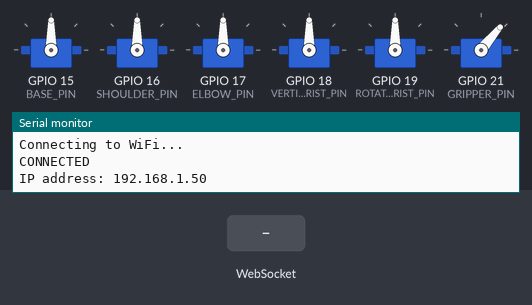
A program run on a simulated ESP32. Shown: 6 × servo, the last lines printed to the serial monitor. The inputs (shaded band) are chosen by the test bench. WiFi joins after 1.5 s; servers stay silent unless stated.

Above: at 3.2 s.
3.3 s: WebSocket text "SHIFT" received
At 3.6 s:
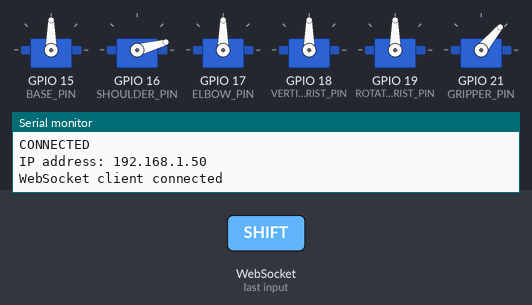
4.8 s: WebSocket text "G" received
At 5.9 s:
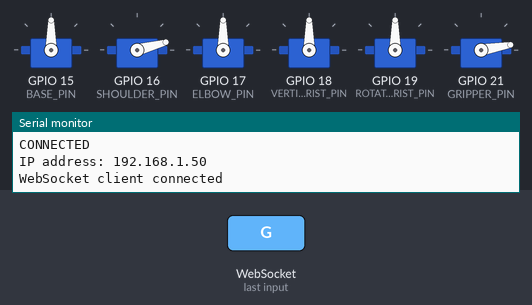
Timing chart, 0 to 7.8 s (numbered marks = the images above; inputs shaded):
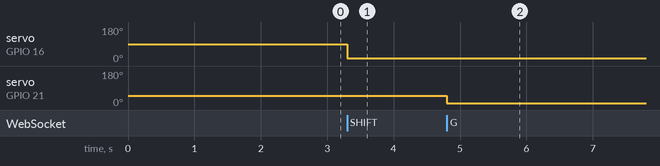

The program:

main.cpp
```cpp
#include <Arduino.h>
#include <ESP32Servo.h>
#include <ESPAsyncWebServer.h>
#include <AsyncTCP.h>
#include <index_html.h>

const char* ssid = "moto20";
const char* password = "parque2021";

const uint8_t BASE_PIN = 15, SHOULDER_PIN = 16, ELBOW_PIN = 17;
const uint8_t VERTICAL_WRIST_PIN = 18, ROTATORY_WRIST_PIN = 19, GRIPPER_PIN = 21;

AsyncWebServer server(80);
AsyncWebSocket ws("/ws");

Servo base;
Servo shoulder;
Servo elbow;
Servo verticalWrist;
Servo rotatoryWrist;
Servo gripper;

void moveServo(Servo& servo, int value, int lowConstrain, int highConstrain);
void handleServo(char key, int value);
void onWsEvent(AsyncWebSocket *server, AsyncWebSocketClient *client, AwsEventType type, void *arg,
              uint8_t *data, size_t len);

void setup() {
  Serial.begin(115200);

  base.attach(BASE_PIN);
  shoulder.attach(SHOULDER_PIN);
  elbow.attach(ELBOW_PIN);
  verticalWrist.attach(VERTICAL_WRIST_PIN);
  rotatoryWrist.attach(ROTATORY_WRIST_PIN);
  gripper.attach(GRIPPER_PIN);

  base.write(90);
  shoulder.write(90);
  elbow.write(90);
  verticalWrist.write(90);
  rotatoryWrist.write(90);
  gripper.write(50);

  WiFi.begin(ssid, password);
  while (WiFi.status() != WL_CONNECTED) {
    delay(1000);
    Serial.println("Connecting to WiFi...");
  }
  Serial.println("CONNECTED");
  Serial.print("IP address: ");
  Serial.println(WiFi.localIP());

  server.on("/", HTTP_GET, [](AsyncWebServerRequest *request) {
    Serial.println("Inside server on '/'");
    request->send_P(200, "text/html", index_html);
  });

  ws.onEvent(onWsEvent);
  server.addHandler(&ws);
  server.begin();
}

void loop() {
}

// For both keypress and slider
void handleServo(char key, int value) {
  if (key == 'B') {
    moveServo(base, value, 0, 180);
  }
  else if (key == 'S') {
    moveServo(shoulder, value, 15, 165);
  }
  else if (key == 'E') {
    moveServo(elbow, value, 0, 180);
  }
  else if (key == 'V') {
    value = 180 - value;
    moveServo(verticalWrist, value, 0, 180);
  }
  else if (key == 'R') {
    moveServo(rotatoryWrist, value, 0, 180);
  }
  else if (key == 'G') {
    moveServo(gripper, value, 10, 73);
  }
  else {
    Serial.println("Something went wrong. Currently inside handleServo()");
  }
}

void moveServo(Servo& servo, int value, int lowConstrain, int highConstrain) {
  int position = constrain(value, lowConstrain, highConstrain);
  servo.write(position);
}

void onWsEvent(AsyncWebSocket *server, AsyncWebSocketClient *client, AwsEventType type, void *arg,
              uint8_t *data, size_t len) {
  if(type == WS_EVT_CONNECT){
    Serial.println("WebSocket client connected");
  } else if(type == WS_EVT_DISCONNECT){
    Serial.println("WebSocket client disconnected");
  } else if(type == WS_EVT_DATA){
    AwsFrameInfo *info = (AwsFrameInfo*)arg;
    if(info->final && info->index == 0 && info->len == len && info->opcode == WS_TEXT){
      // parse the message and handle the servo
      char receivedData[len + 1];
      memcpy(receivedData, data, len);
      receivedData[len] = '\0';
      char key = receivedData[0];
      int value = atoi(receivedData + 2);
      handleServo(key, value);
    }
  }
}
```

index_html.h
```cpp
#include <Arduino.h>
#pragma once

const char index_html[] PROGMEM = R"rawliteral(
<!DOCTYPE html>
<!DOCTYPE html>
<html lang="en">
<head>
    <title>Keypress Detection</title>
    <style>
        body {
            font-family: 'Segoe UI', Tahoma, Geneva, Verdana, sans-serif;
            margin: 0;
            padding: 0;
        }

        h1 {
            background-color: #FF6600;
            color: white;
            padding: 20px;
            text-align: center;
        }

        p {
            padding-left: 20px;
            font-size: 20px;
        }

        input[type=range] {
            -webkit-appearance: none;
            width: 90%;
            height: 15px;
            border-radius: 5px;
            background: #d3d3d3;
            outline: none;
        }

        input[type=range]::-webkit-slider-thumb {
            -webkit-appearance: none;
            appearance: none;
            width: 25px;
            height: 25px;
            border-radius: 50%;
            background: #FF6600;
            cursor: pointer;
        }

        input[type=range]:focus::-webkit-slider-thumb {
            background: #FF6600;
        }

        div {
            display: flex;
            align-items: center;
            justify-content: space-between;
            margin-bottom: 10px;
            padding-left: 20px;
            padding-right: 20px;
            font-size: 18px;
        }

        label {
            margin-right: 10px;
        }
    </style>
    <script>
        document.addEventListener("DOMContentLoaded", function () {
            const socket = new WebSocket("ws://" + location.hostname + ":80/ws");
            socket.onopen = function (event) {
                console.log("WebSocket connection opened:", event);
            };
            socket.onclose = function (event) {
                console.log("WebSocket connection closed:", event);
            };
            socket.onerror = function (event) {
                console.error("WebSocket error:", event);
            };

            var sliders = document.querySelectorAll("input[type=range]");
            sliders.forEach(function (slider) {
                slider.addEventListener("input", function () {
                    var key = slider.getAttribute("data-key");
                    var value = slider.value;
                    socket.send(key + ":" + value);
                });
            });

            const keyState = {};
            let animationRunning = false;

            document.addEventListener("keydown", function (event) {
                const key = event.key.toUpperCase();
                if (key === "SHIFT") {
                    keyState[key] = true;
                } else if (!keyState[key]) {
                    keyState[key] = true;
                    if (!animationRunning) {
                        animationRunning = true;
                        requestAnimationFrame(updateSliders);
                    }
                }
            });

            document.addEventListener("keyup", function (event) {
                const key = event.key.toUpperCase();
                keyState[key] = false;
            });

            const keyToSliderMapping = {
                'W': { key: 'S', delta: 1 },
                'S': { key: 'S', delta: -1 },
                'A': { key: 'B', delta: -1 },
                'D': { key: 'B', delta: 1 },
                'E': { key: 'R', delta: 1 },
                'Q': { key: 'R', delta: -1 },
                'U': { key: 'G', delta: 1 },
                'H': { key: 'G', delta: -1 },
                'I': { key: 'E', delta: 1 },
                'J': { key: 'E', delta: -1 },
                'O': { key: 'V', delta: 1 },
                'K': { key: 'V', delta: -1 },
            };


            function updateSlider(key, delta) {
                var slider = document.querySelector("input[data-key=" + key + "]");
                if (slider) {
                    var newValue = parseInt(slider.value) + delta;
                    slider.value = newValue;
                    console.log("value: " + slider.value);
                    if (slider.value != slider.dataset.prevValue) {
                        slider.dataset.prevValue = slider.value;
                        socket.send(key + ":" + slider.value);
                    }
                }
            }

            function updateSliders() {
                for (const key in keyState) {
                    if (keyState[key]) { // If the value of the key is true...
                        const mapping = keyToSliderMapping[key];
                        if (mapping) { // If the key is part of the keyToSliderMapping...
                            const delta = keyState["SHIFT"] ? mapping.delta * 2 : mapping.delta;
                            updateSlider(mapping.key, delta);
                        }
                    }
                }
                if (Object.values(keyState).some(Boolean)) {
                    requestAnimationFrame(updateSliders);
                } else {
                    animationRunning = false;
                }
            }
        });
    </script>
</head>
<body>
    <h1>Keypress Detection</h1>
    <p>Press the specified keys: W, S, A, D, Q, E, H, U, J, I, K, or O.</p>
    <div>
        <label for="base">Base:</label>
        <input type="range" id="base" min="0" max="180" value="90" step="1" data-key="B">
    </div>
    <div>
        <label for="shoulder">Shoulder:</label>
        <input type="range" id="shoulder" min="15" max="165" value="90" step="1" data-key="S">
    </div>
    <div>
        <label for="elbow">Elbow:</label>
        <input type="range" id="elbow" min="0" max="180" value="90" step="1" data-key="E">
    </div>
    <div>
        <label for="vertical-wrist">Vertical Wrist:</label>
        <input type="range" id="vertical-wrist" min="0" max="180" value="90" step="1" data-key="V">
    </div>
    <div>
        <label for="rotatory-wrist">Rotatory Wrist:</label>
        <input type="range" id="rotatory-wrist" min="0" max="180" value="90" step="1" data-key="R">
    </div>
    <div>
        <label for="gripper">Gripper:</label>
        <input type="range" id="gripper" min="10" max="73" value="41" step="1" data-key="G">
    </div>
</body>
</html>
)rawliteral";
```

Measured:
- after the input at 3.3 s, servo on GPIO 16 (SHOULDER_PIN): 90° → 15° at once
- after the input at 4.8 s, servo on GPIO 21 (GRIPPER_PIN): 50° → 10° at once
